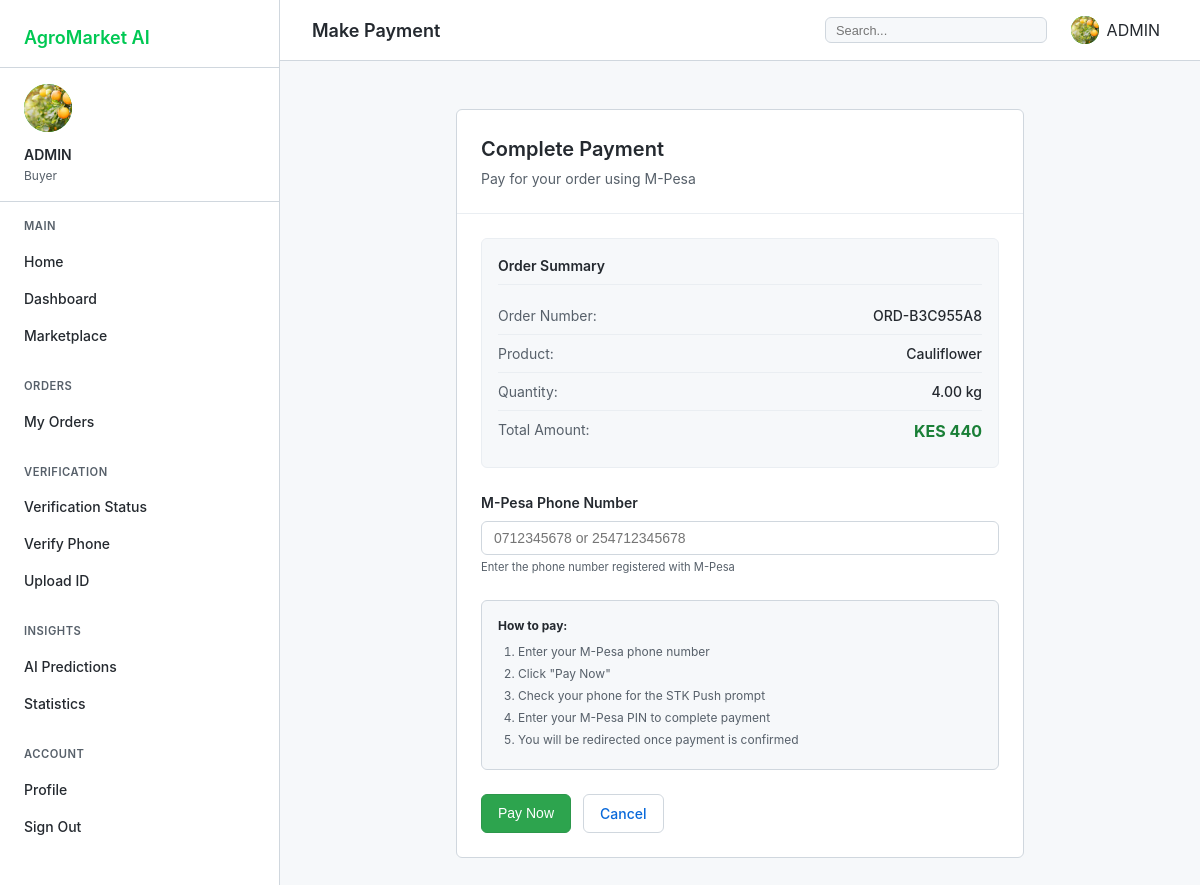
The app's page /transactions/pay/8/ (signed in) with its own data.
### accounts/models.py (models this page shows, shortened)
class UserProfile(models.Model):
    ROLE_CHOICES = [
        ('farmer', 'Farmer'),
        ('buyer', 'Buyer'),
        ('admin', 'Administrator'),
    ]
    VERIFICATION_LEVELS = [
        ('unverified', 'Unverified'),
        ('email_verified', 'Email Verified'),
        ('phone_verified', 'Phone Verified'),
        ('id_verified', 'ID Verified'),
        ('fully_verified', 'Fully Verified')
    ]
    user = models.OneToOneField(User, on_delete=models.CASCADE, related_name='profile')
    role = models.CharField(max_length=10, choices=ROLE_CHOICES, default='buyer')
    phone_number = models.CharField(max_length=15, blank=True)
    location = models.CharField(max_length=100, blank=True)
    profile_picture = models.ImageField(upload_to='profiles/', null=True, blank=True)
    is_verified = models.BooleanField(default=False)
    verification_level = models.CharField(max_length=20, choices=VERIFICATION_LEVELS, default='unverified')
    phone_verified = models.BooleanField(default=False)
    id_verified = models.BooleanField(default=False)
    is_verified_farmer = models.BooleanField(default=False)
    verified_at = models.DateTimeField(null=True, blank=True)
    created_at = models.DateTimeField(auto_now_add=True)
    updated_at = models.DateTimeField(auto_now=True)
    class Meta:
        verbose_name_plural = 'User Profiles'

### marketplace/models.py (models this page shows, shortened)
class Order(models.Model):
    STATUS_CHOICES = [
        ('pending', 'Pending'),
        ('confirmed', 'Confirmed'),
        ('processing', 'Processing'),
        ('shipped', 'Shipped'),
        ('delivered', 'Delivered'),
        ('cancelled', 'Cancelled'),
    ]
    PAYMENT_STATUS_CHOICES = [
        ('pending', 'Pending Payment'),
        ('paid', 'Paid'),
        ('failed', 'Payment Failed'),
        ('refunded', 'Refunded'),
    ]
    order_number = models.CharField(max_length=20, unique=True, blank=True)
    buyer = models.ForeignKey(User, on_delete=models.CASCADE, related_name='orders')
    produce = models.ForeignKey(Produce, on_delete=models.CASCADE, related_name='orders')
    quantity = models.DecimalField(max_digits=10, decimal_places=2)
    total_price = models.DecimalField(max_digits=12, decimal_places=2)
    status = models.CharField(max_length=20, choices=STATUS_CHOICES, default='pending')
    order_date = models.DateTimeField(auto_now_add=True)
    delivery_address = models.TextField()
    notes = models.TextField(blank=True)
    payment_status = models.CharField(max_length=20, choices=PAYMENT_STATUS_CHOICES, default='pending')
    payment_method = models.CharField(max_length=50, blank=True, null=True)
    payment_reference = models.CharField(max_length=100, blank=True, null=True)
    mpesa_receipt = models.CharField(max_length=50, blank=True, null=True)
    estimated_delivery_date = models.DateField(null=True, blank=True)
    actual_delivery_date = models.DateField(null=True, blank=True)
    tracking_number = models.CharField(max_length=50, blank=True, null=True)
    courier_name = models.CharField(max_length=100, blank=True, null=True)

class Produce(models.Model):
    UNIT_CHOICES = [
        ('kg', 'Kilogram'),
        ('g', 'Gram'),
        ('piece', 'Piece'),
        ('bunch', 'Bunch'),
        ('sack', 'Sack'),
        ('tray', 'Tray'),
        ('litre', 'Litre'),
    ]
    STATUS_CHOICES = [
        ('available', 'Available'),
        ('sold_out', 'Sold Out'),
        ('low_stock', 'Low Stock'),
        ('discontinued', 'Discontinued'),
    ]
    farmer = models.ForeignKey(User, on_delete=models.CASCADE, related_name='produce_list')
    category = models.ForeignKey(Category, on_delete=models.SET_NULL, null=True)
    name = models.CharField(max_length=100)
    description = models.TextField()
    quantity = models.DecimalField(max_digits=10, decimal_places=2)
    unit = models.CharField(max_length=10, choices=UNIT_CHOICES, default='kg')
    price = models.DecimalField(max_digits=10, decimal_places=2)
    location = models.CharField(max_length=200)
    image = models.ImageField(upload_to='produce/', null=True, blank=True)
    video_url = models.URLField(max_length=500, blank=True, null=True)
    status = models.CharField(max_length=20, choices=STATUS_CHOICES, default='available')
    is_deleted = models.BooleanField(default=False)
    created_at = models.DateTimeField(auto_now_add=True)
    updated_at = models.DateTimeField(auto_now=True)

### transactions/views.py (the view, shortened to what this page needs)
# urls.py: path('pay/<int:order_id>/', views.initiate_payment, name='initiate_payment'),
@login_required
def initiate_payment(request, order_id):
    order = get_object_or_404(Order, pk=order_id, buyer=request.user)
    if order.payment_status == 'paid':
        messages.error(request, 'This order has already been paid.')
        return redirect('order_detail', pk=order.id)
    return render(request, 'transactions/initiate_payment.html', {'order': order})

### templates/transactions/initiate_payment.html (shortened to what this page needs)
{% extends 'dashboard_base.html' %}
{% block page_title %}Make Payment{% endblock %}
{% block dashboard_content %}
<div class="payment-container">
    <div class="payment-card">
        <div class="payment-header">
            <h2>Complete Payment</h2>
            <p class="header-description">Pay for your order using M-Pesa</p>
        </div>
        <div class="payment-body">
            <div class="order-summary">
                <h3>Order Summary</h3>
                <div class="summary-item">
                    <span class="summary-label">Order Number:</span>
                    <span class="summary-value">{{ order.order_number }}</span>
                </div>
                <div class="summary-item">
                    <span class="summary-label">Product:</span>
                    <span class="summary-value">{{ order.produce.name }}</span>
                </div>
                <div class="summary-item">
                    <span class="summary-label">Quantity:</span>
                    <span class="summary-value">{{ order.quantity }} {{ order.produce.unit }}</span>
                </div>
                <div class="summary-item">
                    <span class="summary-label">Total Amount:</span>
                    <span class="summary-value highlight">KES {{ order.total_price|floatformat:0 }}</span>
                </div>
            </div>
            <form method="POST">
                <div class="form-group">
                    <label class="form-label">M-Pesa Phone Number</label>
                    <input type="tel"
                           name="phone_number"
                           class="form-control"
                           placeholder="0712345678 or 254712345678"
                           required
                           autofocus>
                    <div class="form-text">Enter the phone number registered with M-Pesa</div>
                </div>
                <div class="info-box">
                    <strong>How to pay:</strong>
                    <ol>
                        <li>Enter your M-Pesa phone number</li>
                        <li>Click "Pay Now"</li>
                        <li>Check your phone for the STK Push prompt</li>
                        <li>Enter your M-Pesa PIN to complete payment</li>
                        <li>You will be redirected once payment is confirmed</li>
                    </ol>
                </div>
                <div class="form-actions">
                    <button type="submit" class="btn btn-primary">Pay Now</button>
                    <a href="/marketplace/order/{{ order.id }}/" class="btn btn-outline">Cancel</a>
                </div>
            </form>
        </div>
    </div>
</div>
{% endblock %}

### templates/dashboard_base.html (shortened to what this page needs)
<!DOCTYPE html>
<html lang="en">
<head>
    {% load static %}
</head>
<body>
    <div class="dashboard">
        <aside class="sidebar" id="sidebar">
            <div class="sidebar-header">
                <a href="/" class="sidebar-logo">AgroMarket AI</a>
            </div>
            <div class="sidebar-user">
                <div class="user-avatar">
                    {% if user.is_authenticated and user.profile.profile_picture %}
                        <img src="{{ user.profile.profile_picture.url }}" alt="{{ user.username }}">
                    {% elif user.is_authenticated %}
                        <span>{{ user.username|make_list|first|upper }}</span>
                    {% else %}
                        <span>G</span>
                    {% endif %}
                </div>
                <div class="user-name">
                    {% if user.is_authenticated %}
                        {{ user.get_full_name|default:user.username }}
                    {% else %}
                        Guest User
                    {% endif %}
                </div>
                <div class="user-role">
                    {% if user.is_authenticated %}
                        {{ user.profile.role|title }}
                    {% else %}
                        Not Logged In
                    {% endif %}
                </div>
            </div>
            <nav class="sidebar-nav">
                <div class="nav-section">
                    <div class="nav-section-title">MAIN</div>
                    <a href="/" class="nav-item">
                        <span class="nav-item-text">Home</span>
                    </a>
                    <a href="/accounts/" class="nav-item">
                        <span class="nav-item-text">Dashboard</span>
                    </a>
                    <a href="/marketplace/" class="nav-item">
                        <span class="nav-item-text">Marketplace</span>
                    </a>
                </div>
                <div class="nav-section">
                    <div class="nav-section-title">ORDERS</div>
                    {% if user.is_authenticated and user.profile.role == 'buyer' %}
                    <a href="/accounts/orders/" class="nav-item">
                        <span class="nav-item-text">My Orders</span>
                    </a>
                    {% endif %}
                </div>
                <div class="nav-section">
                    <div class="nav-section-title">VERIFICATION</div>
                    {% if user.is_authenticated %}
                    <a href="/accounts/verification-status/" class="nav-item">
                        <span class="nav-item-text">Verification Status</span>
                    </a>
                    <a href="/accounts/verify-phone/" class="nav-item">
                        <span class="nav-item-text">Verify Phone</span>
                    </a>
                    <a href="/accounts/upload-id/" class="nav-item">
                        <span class="nav-item-text">Upload ID</span>
                    </a>
                    {% endif %}
                </div>
                <div class="nav-section">
                    <div class="nav-section-title">INSIGHTS</div>
                    <a href="/ai/insights/" class="nav-item">
                        <span class="nav-item-text">AI Predictions</span>
                    </a>
                    {% if user.is_authenticated %}
                    <a href="/accounts/stats/" class="nav-item">
                        <span class="nav-item-text">Statistics</span>
                    </a>
                    {% endif %}
                </div>
                <div class="nav-section">
                    <div class="nav-section-title">ACCOUNT</div>
                    <a href="/accounts/profile/" class="nav-item">
                        <span class="nav-item-text">Profile</span>
                    </a>
                    {% if user.is_authenticated %}
                    <a href="/accounts/logout/" class="nav-item">
                        <span class="nav-item-text">Sign Out</span>
                    </a>
                    {% endif %}
                </div>
            </nav>
        </aside>
        <main class="main-content">
            <div class="top-bar">
                <div style="display: flex; align-items: center; gap: 1rem;">
                    <h1 class="page-title">{% block page_title %}Dashboard{% endblock %}</h1>
                </div>
                <div class="top-bar-right">
                    <div class="search-box">
                        <input type="text" placeholder="Search..." id="globalSearch">
                    </div>
                    {% if user.is_authenticated %}
                    <div class="user-menu" onclick="window.location.href='/accounts/profile/'">
                        <div class="user-menu-avatar">
                            {% if user.profile.profile_picture %}
                                <img src="{{ user.profile.profile_picture.url }}" alt="{{ user.username }}">
                            {% else %}
                                <span>{{ user.username|make_list|first|upper }}</span>
                            {% endif %}
                        </div>
                        <span>{{ user.username }}</span>
                    </div>
                    {% endif %}
                </div>
            </div>
            <div class="content-area">
                {% block dashboard_content %}{% endblock %}
            </div>
        </main>
    </div>
</body>
</html>

### records on screen
Order: order_number "ORD-B3C955A8", produce.name "Cauliflower", quantity "4.00", produce.unit "kg", total_price "440"

### other values on screen
{{ user.get_full_name|default:user.username }} "ADMIN"
{{ user.profile.role|title }} "Buyer"
{{ user.username }} "ADMIN"
